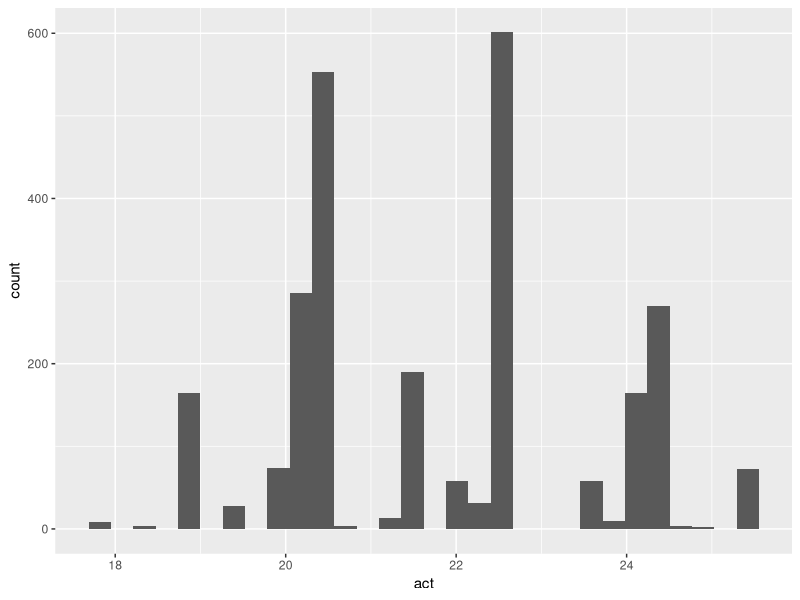
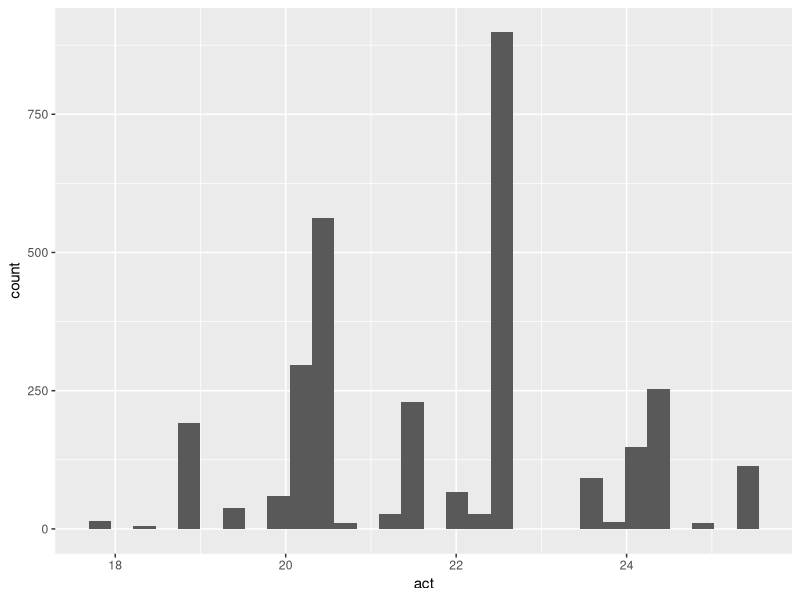
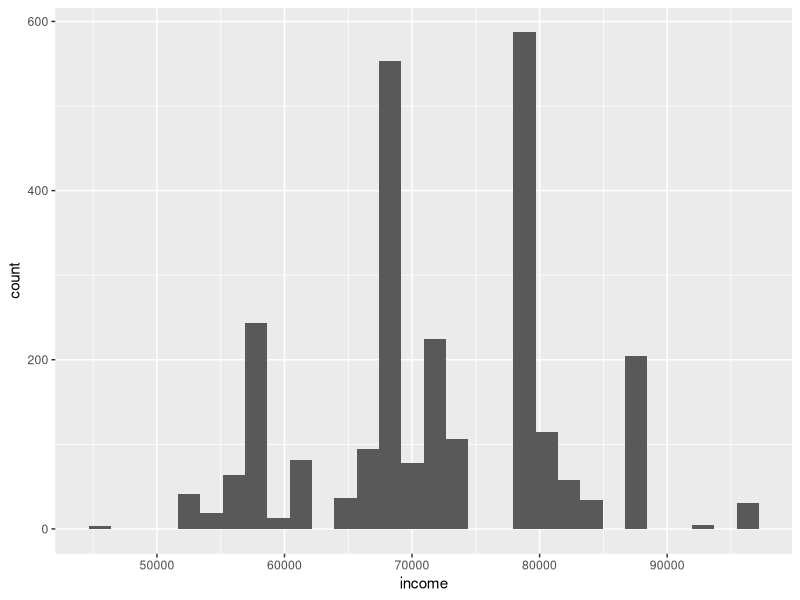
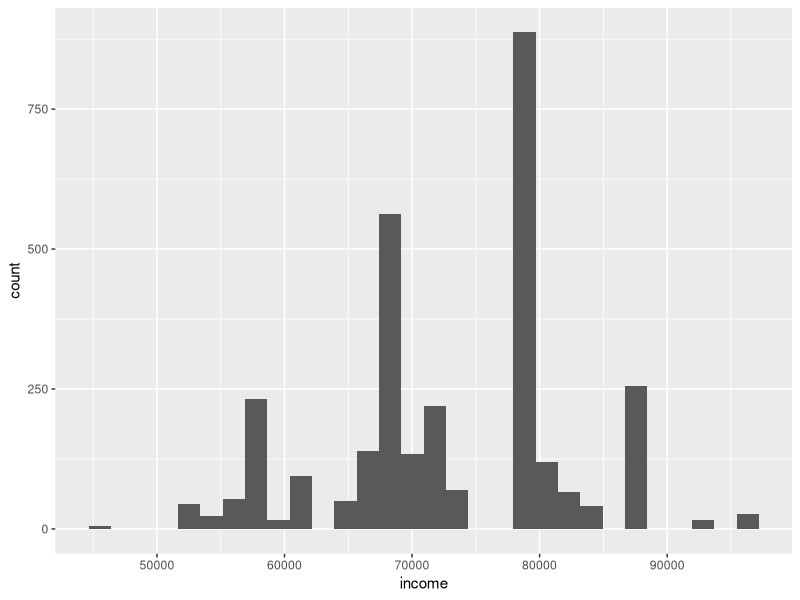

Generate these figures, in order, with R:
library(ggplot2)

# read act and income data
acts19 <- as.numeric(scan("datasets/acts19.txt", what="", sep="\n"))
acts20 <- as.numeric(scan("datasets/acts20.txt", what="", sep="\n"))
income19 <- as.numeric(scan("datasets/incomes19.txt", what="", sep="\n"))
income20 <- as.numeric(scan("datasets/incomes20.txt", what="", sep="\n"))

# test for normality
ggplot(data.frame(act=acts19), aes(x=act)) + geom_histogram()
ggplot(data.frame(act=acts20), aes(x=act)) + geom_histogram()

# significance test for act
se1 = sd(acts19)/sqrt(length(acts19))
se2 = sd(acts20)/sqrt(length(acts20))
se_pooled = sqrt(se1^2 + se2^2)
1-pnorm((mean(acts20)-mean(acts19))/se_pooled)

# test for normality
ggplot(data.frame(income=income19), aes(x=income)) + geom_histogram()
ggplot(data.frame(income=income20), aes(x=income)) + geom_histogram()

# significance test for income
se1 = sd(income19)/sqrt(length(income19))
se2 = sd(income20)/sqrt(length(income20))
se_pooled = sqrt(se1^2 + se2^2)
1-pnorm((mean(income20)-mean(income19))/se_pooled)
